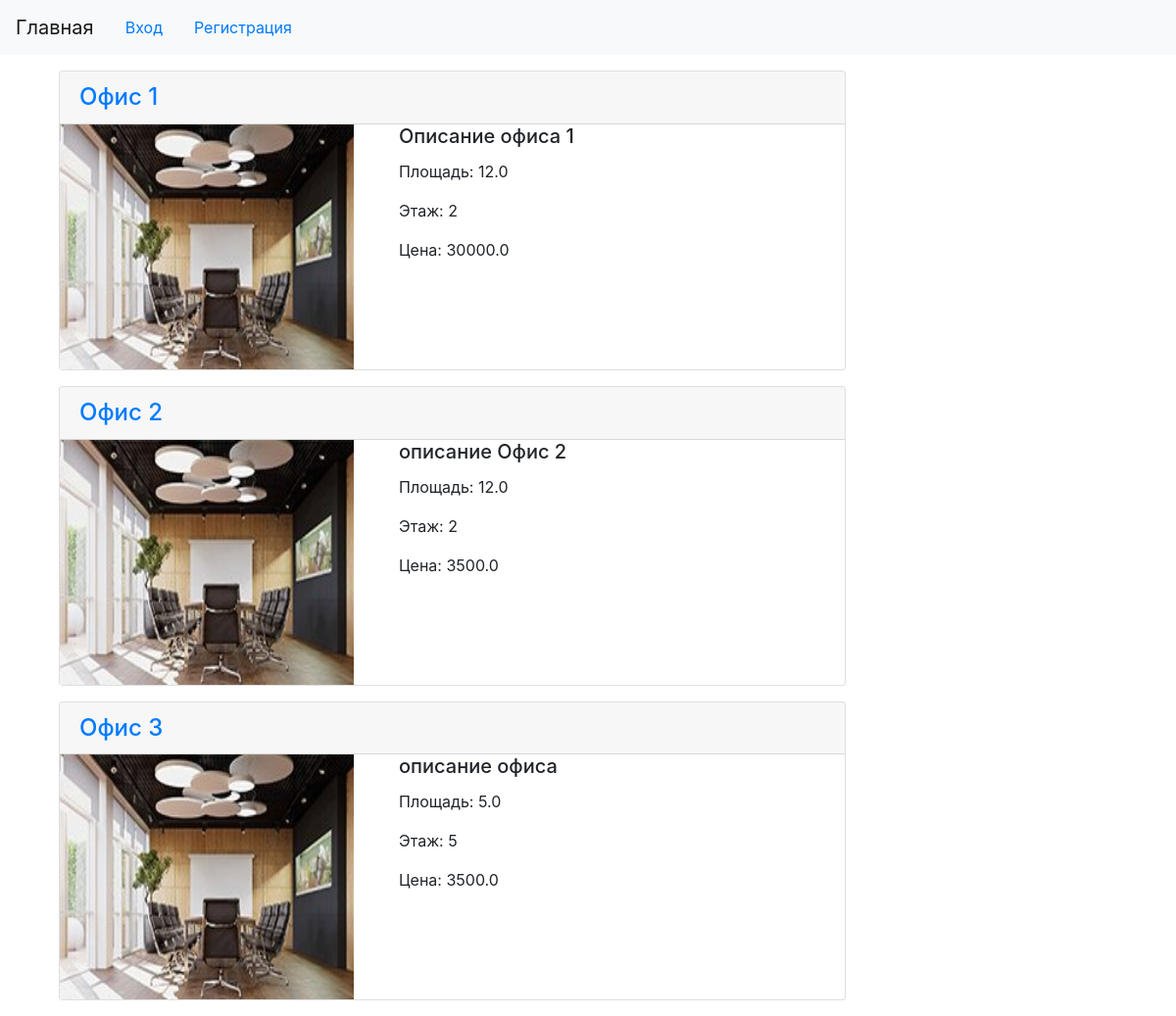
Before: / with the older database file.
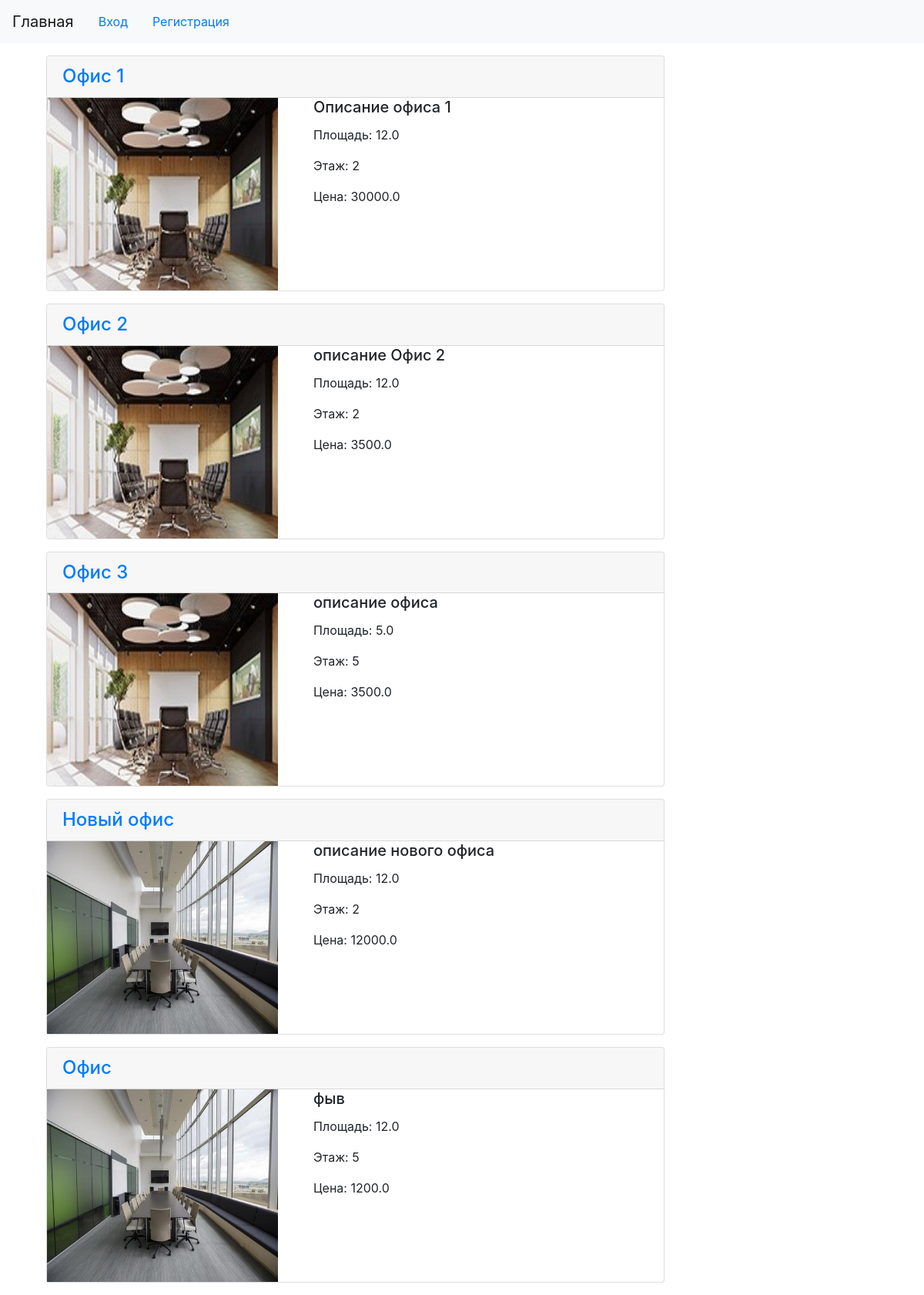
After: the same page with the newer database file.
### rent/models.py (models this page shows, shortened)
class Premises(models.Model):
    areaName = models.CharField(verbose_name='Название площади',
                                max_length=30)
    describe = models.TextField(verbose_name='Описание площади',
                                blank=True)
    area = models.FloatField(verbose_name='Площадь помещения',
                             blank=False)
    floor = models.IntegerField(verbose_name='Этаж', blank=False)
    price = models.FloatField(verbose_name="Цена/месяц в руб.")
    photo = models.ImageField(verbose_name='Изображения',
                              upload_to='photos/%Y/%m/%d/', blank=True)
    purpose = models.ManyToManyField('PurposesOfPremises', verbose_name='Назначения', blank=True)
    class Meta:
        verbose_name = 'Помещение'
        verbose_name_plural = 'Помещения'

### rent/views.py (the view)
# urls.py: path('', index, name='index'),
def index(request):
    premises = Premises.objects.all()
    context = {
        'premises': premises,
        'title': 'Офисы'
    }
    return render(request, template_name='rent/index.html', context=context)

### templates/rent/index.html
{% extends "layout/basic.html" %}
{% block content %}
    {% for item in premises %}
        <div class="card mb-3" >
        <h4 class="card-header"><a href="{% url 'by_area' item.pk %}">{{ item.areaName }}</a></h4>
    <div class="row">
        <div class="col-lg-5">
            <a href="{% url 'by_area' item.pk %}">
                            <img src="{{ item.photo.url }}" width="300" height="250"  alt=""/>
                 </a>
        </div>
            <div class="col-lg-7">
                <h5 class="card-title">{{ item.describe }}</h5>
                <p class="card-text">Площадь: {{ item.area }}</p>
                <p class="card-text">Этаж: {{ item.floor}}</p>
                <p class="card-text">Цена: {{ item.price}}</p>
            </div>
        </div>
        </div>
    {% endfor %}
{% endblock %}

### templates/layout/basic.html (shortened to what this page needs)
<!DOCTYPE html>
<html lang="en">
<head>
    <link rel="stylesheet" href="https://stackpath.bootstrapcdn.com/bootstrap/4.1.3/css/bootstrap.min.css">
</head>
<body>
<nav class="navbar navbar-expand-lg navbar-light bg-light">
    <a href="{% url 'index' %}" class="navbar-brand">Главная</a>
    {% if user.is_authenticated %}
        <a href="#">{{ user.username }}</a>
        <a href="{% url 'apps' %}" class="nav-link">Мои заявки</a>
        <a href="{% url 'logout' %}" class="nav-link">Выход</a>
    {% else %}
      <a href="{% url 'login' %}" class="nav-link">Вход</a>
      <a href="{% url 'signup' %}" class="nav-link">Регистрация</a>
    {% endif %}
</nav>
<div class="container mt-3">
 <div class="col-md-9">
    <section>
        {% block content %}
        {% endblock %}
    </section>
 </div>
</div>
</body>
</html>

Changed rows visible on the page:
added Premises: areaName "Новый офис", photo (picture), describe "описание нового офиса", area "12.0", floor "2", price "12000.0"
added Premises: areaName "Офис", photo (picture), describe "фыв", area "12.0", floor "5", price "1200.0"
